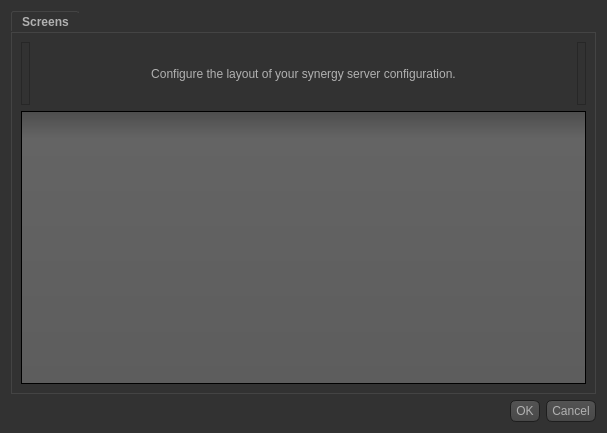
<?xml version="1.0" encoding="UTF-8"?>
<ui version="4.0">
 <class>ServerConfigDialogBase</class>
 <widget class="QDialog" name="ServerConfigDialogBase">
  <property name="windowModality">
   <enum>Qt::NonModal</enum>
  </property>
  <property name="geometry">
   <rect>
    <x>0</x>
    <y>0</y>
    <width>607</width>
    <height>433</height>
   </rect>
  </property>
  <property name="palette">
   <palette>
    <active>
     <colorrole role="WindowText">
      <brush brushstyle="SolidPattern">
       <color alpha="255">
        <red>177</red>
        <green>177</green>
        <blue>177</blue>
       </color>
      </brush>
     </colorrole>
     <colorrole role="Button">
      <brush brushstyle="SolidPattern">
       <color alpha="255">
        <red>50</red>
        <green>50</green>
        <blue>50</blue>
       </color>
      </brush>
     </colorrole>
     <colorrole role="Light">
      <brush brushstyle="SolidPattern">
       <color alpha="255">
        <red>255</red>
        <green>255</green>
        <blue>255</blue>
       </color>
      </brush>
     </colorrole>
     <colorrole role="Midlight">
      <brush brushstyle="SolidPattern">
       <color alpha="255">
        <red>255</red>
        <green>255</green>
        <blue>255</blue>
       </color>
      </brush>
     </colorrole>
     <colorrole role="Dark">
      <brush brushstyle="SolidPattern">
       <color alpha="255">
        <red>127</red>
        <green>127</green>
        <blue>127</blue>
       </color>
      </brush>
     </colorrole>
     <colorrole role="Mid">
      <brush brushstyle="SolidPattern">
       <color alpha="255">
        <red>170</red>
        <green>170</green>
        <blue>170</blue>
       </color>
      </brush>
     </colorrole>
     <colorrole role="Text">
      <brush brushstyle="SolidPattern">
       <color alpha="255">
        <red>177</red>
        <green>177</green>
        <blue>177</blue>
       </color>
      </brush>
     </colorrole>
     <colorrole role="BrightText">
      <brush brushstyle="SolidPattern">
       <color alpha="255">
        <red>255</red>
        <green>255</green>
        <blue>255</blue>
       </color>
      </brush>
     </colorrole>
     <colorrole role="ButtonText">
      <brush brushstyle="SolidPattern">
       <color alpha="255">
        <red>177</red>
        <green>177</green>
        <blue>177</blue>
       </color>
      </brush>
     </colorrole>
     <colorrole role="Base">
      <brush brushstyle="SolidPattern">
       <color alpha="255">
        <red>50</red>
        <green>50</green>
        <blue>50</blue>
       </color>
      </brush>
     </colorrole>
     <colorrole role="Window">
      <brush brushstyle="SolidPattern">
       <color alpha="255">
        <red>50</red>
        <green>50</green>
        <blue>50</blue>
       </color>
      </brush>
     </colorrole>
     <colorrole role="Shadow">
      <brush brushstyle="SolidPattern">
       <color alpha="255">
        <red>0</red>
        <green>0</green>
        <blue>0</blue>
       </color>
      </brush>
     </colorrole>
     <colorrole role="AlternateBase">
      <brush brushstyle="SolidPattern">
       <color alpha="255">
        <red>255</red>
        <green>255</green>
        <blue>255</blue>
       </color>
      </brush>
     </colorrole>
     <colorrole role="ToolTipBase">
      <brush brushstyle="SolidPattern">
       <color alpha="255">
        <red>255</red>
        <green>255</green>
        <blue>220</blue>
       </color>
      </brush>
     </colorrole>
     <colorrole role="ToolTipText">
      <brush brushstyle="SolidPattern">
       <color alpha="255">
        <red>0</red>
        <green>0</green>
        <blue>0</blue>
       </color>
      </brush>
     </colorrole>
    </active>
    <inactive>
     <colorrole role="WindowText">
      <brush brushstyle="SolidPattern">
       <color alpha="255">
        <red>177</red>
        <green>177</green>
        <blue>177</blue>
       </color>
      </brush>
     </colorrole>
     <colorrole role="Button">
      <brush brushstyle="SolidPattern">
       <color alpha="255">
        <red>50</red>
        <green>50</green>
        <blue>50</blue>
       </color>
      </brush>
     </colorrole>
     <colorrole role="Light">
      <brush brushstyle="SolidPattern">
       <color alpha="255">
        <red>255</red>
        <green>255</green>
        <blue>255</blue>
       </color>
      </brush>
     </colorrole>
     <colorrole role="Midlight">
      <brush brushstyle="SolidPattern">
       <color alpha="255">
        <red>255</red>
        <green>255</green>
        <blue>255</blue>
       </color>
      </brush>
     </colorrole>
     <colorrole role="Dark">
      <brush brushstyle="SolidPattern">
       <color alpha="255">
        <red>127</red>
        <green>127</green>
        <blue>127</blue>
       </color>
      </brush>
     </colorrole>
     <colorrole role="Mid">
      <brush brushstyle="SolidPattern">
       <color alpha="255">
        <red>170</red>
        <green>170</green>
        <blue>170</blue>
       </color>
      </brush>
     </colorrole>
     <colorrole role="Text">
      <brush brushstyle="SolidPattern">
       <color alpha="255">
        <red>177</red>
        <green>177</green>
        <blue>177</blue>
       </color>
      </brush>
     </colorrole>
     <colorrole role="BrightText">
      <brush brushstyle="SolidPattern">
       <color alpha="255">
        <red>255</red>
        <green>255</green>
        <blue>255</blue>
       </color>
      </brush>
     </colorrole>
     <colorrole role="ButtonText">
      <brush brushstyle="SolidPattern">
       <color alpha="255">
        <red>177</red>
        <green>177</green>
        <blue>177</blue>
       </color>
      </brush>
     </colorrole>
     <colorrole role="Base">
      <brush brushstyle="SolidPattern">
       <color alpha="255">
        <red>50</red>
        <green>50</green>
        <blue>50</blue>
       </color>
      </brush>
     </colorrole>
     <colorrole role="Window">
      <brush brushstyle="SolidPattern">
       <color alpha="255">
        <red>50</red>
        <green>50</green>
        <blue>50</blue>
       </color>
      </brush>
     </colorrole>
     <colorrole role="Shadow">
      <brush brushstyle="SolidPattern">
       <color alpha="255">
        <red>0</red>
        <green>0</green>
        <blue>0</blue>
       </color>
      </brush>
     </colorrole>
     <colorrole role="AlternateBase">
      <brush brushstyle="SolidPattern">
       <color alpha="255">
        <red>255</red>
        <green>255</green>
        <blue>255</blue>
       </color>
      </brush>
     </colorrole>
     <colorrole role="ToolTipBase">
      <brush brushstyle="SolidPattern">
       <color alpha="255">
        <red>255</red>
        <green>255</green>
        <blue>220</blue>
       </color>
      </brush>
     </colorrole>
     <colorrole role="ToolTipText">
      <brush brushstyle="SolidPattern">
       <color alpha="255">
        <red>0</red>
        <green>0</green>
        <blue>0</blue>
       </color>
      </brush>
     </colorrole>
    </inactive>
    <disabled>
     <colorrole role="WindowText">
      <brush brushstyle="SolidPattern">
       <color alpha="255">
        <red>64</red>
        <green>64</green>
        <blue>64</blue>
       </color>
      </brush>
     </colorrole>
     <colorrole role="Button">
      <brush brushstyle="SolidPattern">
       <color alpha="255">
        <red>50</red>
        <green>50</green>
        <blue>50</blue>
       </color>
      </brush>
     </colorrole>
     <colorrole role="Light">
      <brush brushstyle="SolidPattern">
       <color alpha="255">
        <red>255</red>
        <green>255</green>
        <blue>255</blue>
       </color>
      </brush>
     </colorrole>
     <colorrole role="Midlight">
      <brush brushstyle="SolidPattern">
       <color alpha="255">
        <red>255</red>
        <green>255</green>
        <blue>255</blue>
       </color>
      </brush>
     </colorrole>
     <colorrole role="Dark">
      <brush brushstyle="SolidPattern">
       <color alpha="255">
        <red>127</red>
        <green>127</green>
        <blue>127</blue>
       </color>
      </brush>
     </colorrole>
     <colorrole role="Mid">
      <brush brushstyle="SolidPattern">
       <color alpha="255">
        <red>170</red>
        <green>170</green>
        <blue>170</blue>
       </color>
      </brush>
     </colorrole>
     <colorrole role="Text">
      <brush brushstyle="SolidPattern">
       <color alpha="255">
        <red>64</red>
        <green>64</green>
        <blue>64</blue>
       </color>
      </brush>
     </colorrole>
     <colorrole role="BrightText">
      <brush brushstyle="SolidPattern">
       <color alpha="255">
        <red>255</red>
        <green>255</green>
        <blue>255</blue>
       </color>
      </brush>
     </colorrole>
     <colorrole role="ButtonText">
      <brush brushstyle="SolidPattern">
       <color alpha="255">
        <red>64</red>
        <green>64</green>
        <blue>64</blue>
       </color>
      </brush>
     </colorrole>
     <colorrole role="Base">
      <brush brushstyle="SolidPattern">
       <color alpha="255">
        <red>50</red>
        <green>50</green>
        <blue>50</blue>
       </color>
      </brush>
     </colorrole>
     <colorrole role="Window">
      <brush brushstyle="SolidPattern">
       <color alpha="255">
        <red>50</red>
        <green>50</green>
        <blue>50</blue>
       </color>
      </brush>
     </colorrole>
     <colorrole role="Shadow">
      <brush brushstyle="SolidPattern">
       <color alpha="255">
        <red>0</red>
        <green>0</green>
        <blue>0</blue>
       </color>
      </brush>
     </colorrole>
     <colorrole role="AlternateBase">
      <brush brushstyle="SolidPattern">
       <color alpha="255">
        <red>255</red>
        <green>255</green>
        <blue>255</blue>
       </color>
      </brush>
     </colorrole>
     <colorrole role="ToolTipBase">
      <brush brushstyle="SolidPattern">
       <color alpha="255">
        <red>255</red>
        <green>255</green>
        <blue>220</blue>
       </color>
      </brush>
     </colorrole>
     <colorrole role="ToolTipText">
      <brush brushstyle="SolidPattern">
       <color alpha="255">
        <red>0</red>
        <green>0</green>
        <blue>0</blue>
       </color>
      </brush>
     </colorrole>
    </disabled>
   </palette>
  </property>
  <property name="windowTitle">
   <string>Server Configuration</string>
  </property>
  <property name="styleSheet">
   <string notr="true">QToolTip
{
     border: 1px solid black;
     background-color: #ffa02f;
     padding: 1px;
     border-radius: 3px;
     opacity: 100;
}

QWidget
{
    color: #b1b1b1;
    background-color: #323232;
}

QWidget:item:hover
{
    background-color: QLinearGradient( x1: 0, y1: 0, x2: 0, y2: 1, stop: 0 #ffa02f, stop: 1 #ca0619);
    color: #000000;
}

QWidget:item:selected
{
    background-color: QLinearGradient( x1: 0, y1: 0, x2: 0, y2: 1, stop: 0 #ffa02f, stop: 1 #d7801a);
}

QMenuBar::item
{
    background: transparent;
}

QMenuBar::item:selected
{
    background: transparent;
    border: 1px solid #ffaa00;
}

QMenuBar::item:pressed
{
    background: #444;
    border: 1px solid #000;
    background-color: QLinearGradient(
        x1:0, y1:0,
        x2:0, y2:1,
        stop:1 #212121,
        stop:0.4 #343434/*,
        stop:0.2 #343434,
        stop:0.1 #ffaa00*/
    );
    margin-bottom:-1px;
    padding-bottom:1px;
}

QMenu
{
    border: 1px solid #000;
}

QMenu::item
{
    padding: 2px 20px 2px 20px;
}

QMenu::item:selected
{
    color: #000000;
}

QWidget:disabled
{
    color: #404040;
    background-color: #323232;
}

QAbstractItemView
{
    background-color: QLinearGradient( x1: 0, y1: 0, x2: 0, y2: 1, stop: 0 #4d4d4d, stop: 0.1 #646464, stop: 1 #5d5d5d);
}

QWidget:focus
{
    /*border: 2px solid QLinearGradient( x1: 0, y1: 0, x2: 0, y2: 1, stop: 0 #ffa02f, stop: 1 #d7801a);*/
}

QLineEdit
{
    background-color: QLinearGradient( x1: 0, y1: 0, x2: 0, y2: 1, stop: 0 #4d4d4d, stop: 0 #646464, stop: 1 #5d5d5d);
    padding: 1px;
    border-style: solid;
    border: 1px solid #1e1e1e;
    border-radius: 5;
}

QPushButton
{
    color: #b1b1b1;
    background-color: QLinearGradient( x1: 0, y1: 0, x2: 0, y2: 1, stop: 0 #565656, stop: 0.1 #525252, stop: 0.5 #4e4e4e, stop: 0.9 #4a4a4a, stop: 1 #464646);
    border-width: 1px;
    border-color: #1e1e1e;
    border-style: solid;
    border-radius: 6;
    padding: 3px;
    font-size: 12px;
    padding-left: 5px;
    padding-right: 5px;
}

QPushButton:pressed
{
    background-color: QLinearGradient( x1: 0, y1: 0, x2: 0, y2: 1, stop: 0 #2d2d2d, stop: 0.1 #2b2b2b, stop: 0.5 #292929, stop: 0.9 #282828, stop: 1 #252525);
}

QComboBox
{
    selection-background-color: #ffaa00;
    background-color: QLinearGradient( x1: 0, y1: 0, x2: 0, y2: 1, stop: 0 #565656, stop: 0.1 #525252, stop: 0.5 #4e4e4e, stop: 0.9 #4a4a4a, stop: 1 #464646);
    border-style: solid;
    border: 1px solid #1e1e1e;
    border-radius: 5;
}

QComboBox:hover,QPushButton:hover
{
    border: 2px solid QLinearGradient( x1: 0, y1: 0, x2: 0, y2: 1, stop: 0 #ffa02f, stop: 1 #d7801a);
}


QComboBox:on
{
    padding-top: 3px;
    padding-left: 4px;
    background-color: QLinearGradient( x1: 0, y1: 0, x2: 0, y2: 1, stop: 0 #2d2d2d, stop: 0.1 #2b2b2b, stop: 0.5 #292929, stop: 0.9 #282828, stop: 1 #252525);
    selection-background-color: #ffaa00;
}

QComboBox QAbstractItemView
{
    border: 2px solid darkgray;
    selection-background-color: QLinearGradient( x1: 0, y1: 0, x2: 0, y2: 1, stop: 0 #ffa02f, stop: 1 #d7801a);
}

QComboBox::drop-down
{
     subcontrol-origin: padding;
     subcontrol-position: top right;
     width: 15px;

     border-left-width: 0px;
     border-left-color: darkgray;
     border-left-style: solid; /* just a single line */
     border-top-right-radius: 3px; /* same radius as the QComboBox */
     border-bottom-right-radius: 3px;
 }

QComboBox::down-arrow
{
     image: url(:/down_arrow.png);
}

QGroupBox:focus
{
border: 2px solid QLinearGradient( x1: 0, y1: 0, x2: 0, y2: 1, stop: 0 #ffa02f, stop: 1 #d7801a);
}

QTextEdit:focus
{
    border: 2px solid QLinearGradient( x1: 0, y1: 0, x2: 0, y2: 1, stop: 0 #ffa02f, stop: 1 #d7801a);
}

QScrollBar:horizontal {
     border: 1px solid #222222;
     background: QLinearGradient( x1: 0, y1: 0, x2: 0, y2: 1, stop: 0.0 #121212, stop: 0.2 #282828, stop: 1 #484848);
     height: 7px;
     margin: 0px 16px 0 16px;
}

QScrollBar::handle:horizontal
{
      background: QLinearGradient( x1: 0, y1: 0, x2: 1, y2: 0, stop: 0 #ffa02f, stop: 0.5 #d7801a, stop: 1 #ffa02f);
      min-height: 20px;
      border-radius: 2px;
}

QScrollBar::add-line:horizontal {
      border: 1px solid #1b1b19;
      border-radius: 2px;
      background: QLinearGradient( x1: 0, y1: 0, x2: 1, y2: 0, stop: 0 #ffa02f, stop: 1 #d7801a);
      width: 14px;
      subcontrol-position: right;
      subcontrol-origin: margin;
}

QScrollBar::sub-line:horizontal {
      border: 1px solid #1b1b19;
      border-radius: 2px;
      background: QLinearGradient( x1: 0, y1: 0, x2: 1, y2: 0, stop: 0 #ffa02f, stop: 1 #d7801a);
      width: 14px;
     subcontrol-position: left;
     subcontrol-origin: margin;
}

QScrollBar::right-arrow:horizontal, QScrollBar::left-arrow:horizontal
{
      border: 1px solid black;
      width: 1px;
      height: 1px;
      background: white;
}

QScrollBar::add-page:horizontal, QScrollBar::sub-page:horizontal
{
      background: none;
}

QScrollBar:vertical
{
      background: QLinearGradient( x1: 0, y1: 0, x2: 1, y2: 0, stop: 0.0 #121212, stop: 0.2 #282828, stop: 1 #484848);
      width: 7px;
      margin: 16px 0 16px 0;
      border: 1px solid #222222;
}

QScrollBar::handle:vertical
{
      background: QLinearGradient( x1: 0, y1: 0, x2: 0, y2: 1, stop: 0 #ffa02f, stop: 0.5 #d7801a, stop: 1 #ffa02f);
      min-height: 20px;
      border-radius: 2px;
}

QScrollBar::add-line:vertical
{
      border: 1px solid #1b1b19;
      border-radius: 2px;
      background: QLinearGradient( x1: 0, y1: 0, x2: 0, y2: 1, stop: 0 #ffa02f, stop: 1 #d7801a);
      height: 14px;
      subcontrol-position: bottom;
      subcontrol-origin: margin;
}

QScrollBar::sub-line:vertical
{
      border: 1px solid #1b1b19;
      border-radius: 2px;
      background: QLinearGradient( x1: 0, y1: 0, x2: 0, y2: 1, stop: 0 #d7801a, stop: 1 #ffa02f);
      height: 14px;
      subcontrol-position: top;
      subcontrol-origin: margin;
}

QScrollBar::up-arrow:vertical, QScrollBar::down-arrow:vertical
{
      border: 1px solid black;
      width: 1px;
      height: 1px;
      background: white;
}


QScrollBar::add-page:vertical, QScrollBar::sub-page:vertical
{
      background: none;
}

QTextEdit
{
    background-color: #242424;
}

QPlainTextEdit
{
    background-color: #242424;
}

QHeaderView::section
{
    background-color: QLinearGradient(x1:0, y1:0, x2:0, y2:1, stop:0 #616161, stop: 0.5 #505050, stop: 0.6 #434343, stop:1 #656565);
    color: white;
    padding-left: 4px;
    border: 1px solid #6c6c6c;
}

QCheckBox:disabled
{
color: #414141;
}

QDockWidget::title
{
    text-align: center;
    spacing: 3px; /* spacing between items in the tool bar */
    background-color: QLinearGradient(x1:0, y1:0, x2:0, y2:1, stop:0 #323232, stop: 0.5 #242424, stop:1 #323232);
}

QDockWidget::close-button, QDockWidget::float-button
{
    text-align: center;
    spacing: 1px; /* spacing between items in the tool bar */
    background-color: QLinearGradient(x1:0, y1:0, x2:0, y2:1, stop:0 #323232, stop: 0.5 #242424, stop:1 #323232);
}

QDockWidget::close-button:hover, QDockWidget::float-button:hover
{
    background: #242424;
}

QDockWidget::close-button:pressed, QDockWidget::float-button:pressed
{
    padding: 1px -1px -1px 1px;
}

QMainWindow::separator
{
    background-color: QLinearGradient(x1:0, y1:0, x2:0, y2:1, stop:0 #161616, stop: 0.5 #151515, stop: 0.6 #212121, stop:1 #343434);
    color: white;
    padding-left: 4px;
    border: 1px solid #4c4c4c;
    spacing: 3px; /* spacing between items in the tool bar */
}

QMainWindow::separator:hover
{

    background-color: QLinearGradient(x1:0, y1:0, x2:0, y2:1, stop:0 #d7801a, stop:0.5 #b56c17 stop:1 #ffa02f);
    color: white;
    padding-left: 4px;
    border: 1px solid #6c6c6c;
    spacing: 3px; /* spacing between items in the tool bar */
}

QToolBar::handle
{
     spacing: 3px; /* spacing between items in the tool bar */
     background: url(:/images/handle.png);
}

QMenu::separator
{
    height: 2px;
    background-color: QLinearGradient(x1:0, y1:0, x2:0, y2:1, stop:0 #161616, stop: 0.5 #151515, stop: 0.6 #212121, stop:1 #343434);
    color: white;
    padding-left: 4px;
    margin-left: 10px;
    margin-right: 5px;
}

QProgressBar
{
    border: 2px solid grey;
    border-radius: 5px;
    text-align: center;
}

QProgressBar::chunk
{
    background-color: #d7801a;
    width: 2.15px;
    margin: 0.5px;
}

QTabBar::tab {
    color: #b1b1b1;
    border: 1px solid #444;
    border-bottom-style: none;
    background-color: #323232;
    padding-left: 10px;
    padding-right: 10px;
    padding-top: 3px;
    padding-bottom: 2px;
    margin-right: -1px;
}

QTabWidget::pane {
    border: 1px solid #444;
    top: 1px;
}

QTabBar::tab:last
{
    margin-right: 0; /* the last selected tab has nothing to overlap with on the right */
    border-top-right-radius: 3px;
}

QTabBar::tab:first:!selected
{
 margin-left: 0px; /* the last selected tab has nothing to overlap with on the right */


    border-top-left-radius: 3px;
}

QTabBar::tab:!selected
{
    color: #b1b1b1;
    border-bottom-style: solid;
    margin-top: 3px;
    background-color: QLinearGradient(x1:0, y1:0, x2:0, y2:1, stop:1 #212121, stop:.4 #343434);
}

QTabBar::tab:selected
{
    border-top-left-radius: 3px;
    border-top-right-radius: 3px;
    margin-bottom: 0px;
}

QTabBar::tab:!selected:hover
{
    /*border-top: 2px solid #ffaa00;
    padding-bottom: 3px;*/
    border-top-left-radius: 3px;
    border-top-right-radius: 3px;
    background-color: QLinearGradient(x1:0, y1:0, x2:0, y2:1, stop:1 #212121, stop:0.4 #343434, stop:0.2 #343434, stop:0.1 #ffaa00);
}

QRadioButton::indicator:checked, QRadioButton::indicator:unchecked{
    color: #b1b1b1;
    background-color: #323232;
    border: 1px solid #b1b1b1;
    border-radius: 6px;
}

QRadioButton::indicator:checked
{
    background-color: qradialgradient(
        cx: 0.5, cy: 0.5,
        fx: 0.5, fy: 0.5,
        radius: 1.0,
        stop: 0.25 #ffaa00,
        stop: 0.3 #323232
    );
}

QCheckBox::indicator{
    color: #b1b1b1;
    background-color: #323232;
    border: 1px solid #b1b1b1;
    width: 9px;
    height: 9px;
}

QRadioButton::indicator
{
    border-radius: 6px;
}

QRadioButton::indicator:hover, QCheckBox::indicator:hover
{
    border: 1px solid #ffaa00;
}

QCheckBox::indicator:checked
{
    image:url(:/images/checkbox.png);
}

QCheckBox::indicator:disabled, QRadioButton::indicator:disabled
{
    border: 1px solid #444;
}</string>
  </property>
  <layout class="QVBoxLayout">
   <item>
    <widget class="QTabWidget" name="m_pTabWidget">
     <property name="enabled">
      <bool>true</bool>
     </property>
     <property name="font">
      <font>
       <weight>75</weight>
       <bold>true</bold>
      </font>
     </property>
     <property name="currentIndex">
      <number>0</number>
     </property>
     <widget class="QWidget" name="m_pTabScreens">
      <attribute name="title">
       <string>Screens</string>
      </attribute>
      <layout class="QVBoxLayout">
       <item>
        <layout class="QHBoxLayout">
         <item>
          <widget class="TrashScreenWidget" name="m_pTrashScreenWidget">
           <property name="acceptDrops">
            <bool>true</bool>
           </property>
           <property name="toolTip">
            <string>Drag a screen from the grid to the trashcan to remove it.</string>
           </property>
           <property name="frameShape">
            <enum>QFrame::StyledPanel</enum>
           </property>
           <property name="frameShadow">
            <enum>QFrame::Raised</enum>
           </property>
           <property name="text">
            <string/>
           </property>
           <property name="pixmap">
            <pixmap resource="Synergy.qrc">:/res/icons/64x64/user-trash.png</pixmap>
           </property>
          </widget>
         </item>
         <item>
          <widget class="QLabel" name="label_2">
           <property name="sizePolicy">
            <sizepolicy hsizetype="Preferred" vsizetype="Preferred">
             <horstretch>1</horstretch>
             <verstretch>0</verstretch>
            </sizepolicy>
           </property>
           <property name="text">
            <string>Configure the layout of your synergy server configuration.</string>
           </property>
           <property name="alignment">
            <set>Qt::AlignCenter</set>
           </property>
           <property name="wordWrap">
            <bool>true</bool>
           </property>
          </widget>
         </item>
         <item>
          <widget class="NewScreenWidget" name="m_pLabelNewScreenWidget">
           <property name="toolTip">
            <string>Drag this button to the grid to add a new screen.</string>
           </property>
           <property name="frameShape">
            <enum>QFrame::StyledPanel</enum>
           </property>
           <property name="frameShadow">
            <enum>QFrame::Raised</enum>
           </property>
           <property name="text">
            <string/>
           </property>
           <property name="pixmap">
            <pixmap resource="Synergy.qrc">:/res/icons/64x64/video-display.png</pixmap>
           </property>
          </widget>
         </item>
        </layout>
       </item>
       <item>
        <widget class="ScreenSetupView" name="m_pScreenSetupView">
         <property name="minimumSize">
          <size>
           <width>0</width>
           <height>273</height>
          </size>
         </property>
         <property name="maximumSize">
          <size>
           <width>16777215</width>
           <height>273</height>
          </size>
         </property>
         <property name="acceptDrops">
          <bool>true</bool>
         </property>
         <property name="autoFillBackground">
          <bool>false</bool>
         </property>
         <property name="frameShape">
          <enum>QFrame::StyledPanel</enum>
         </property>
         <property name="frameShadow">
          <enum>QFrame::Sunken</enum>
         </property>
        </widget>
       </item>
      </layout>
     </widget>
    </widget>
   </item>
   <item>
    <widget class="QDialogButtonBox" name="m_pButtonBox">
     <property name="font">
      <font>
       <weight>75</weight>
       <bold>true</bold>
      </font>
     </property>
     <property name="orientation">
      <enum>Qt::Horizontal</enum>
     </property>
     <property name="standardButtons">
      <set>QDialogButtonBox::Cancel|QDialogButtonBox::Ok</set>
     </property>
    </widget>
   </item>
  </layout>
 </widget>
 <customwidgets>
  <customwidget>
   <class>ScreenSetupView</class>
   <extends>QTableView</extends>
   <header>ScreenSetupView.h</header>
   <container>1</container>
  </customwidget>
  <customwidget>
   <class>NewScreenWidget</class>
   <extends>QLabel</extends>
   <header>NewScreenWidget.h</header>
  </customwidget>
  <customwidget>
   <class>TrashScreenWidget</class>
   <extends>QLabel</extends>
   <header>TrashScreenWidget.h</header>
  </customwidget>
 </customwidgets>
 <resources>
  <include location="Synergy.qrc"/>
 </resources>
 <connections>
  <connection>
   <sender>m_pButtonBox</sender>
   <signal>accepted()</signal>
   <receiver>ServerConfigDialogBase</receiver>
   <slot>accept()</slot>
   <hints>
    <hint type="sourcelabel">
     <x>572</x>
     <y>424</y>
    </hint>
    <hint type="destinationlabel">
     <x>377</x>
     <y>-8</y>
    </hint>
   </hints>
  </connection>
  <connection>
   <sender>m_pButtonBox</sender>
   <signal>rejected()</signal>
   <receiver>ServerConfigDialogBase</receiver>
   <slot>reject()</slot>
   <hints>
    <hint type="sourcelabel">
     <x>641</x>
     <y>424</y>
    </hint>
    <hint type="destinationlabel">
     <x>595</x>
     <y>1</y>
    </hint>
   </hints>
  </connection>
 </connections>
</ui>
